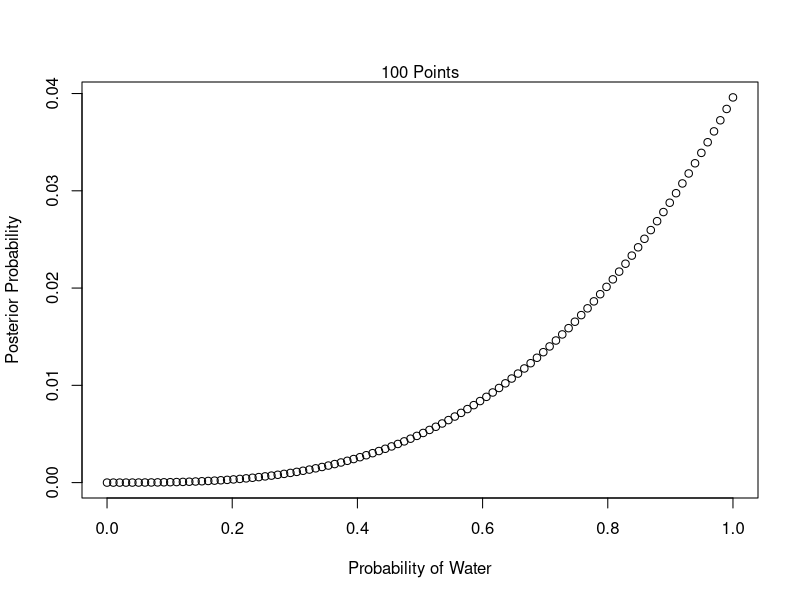
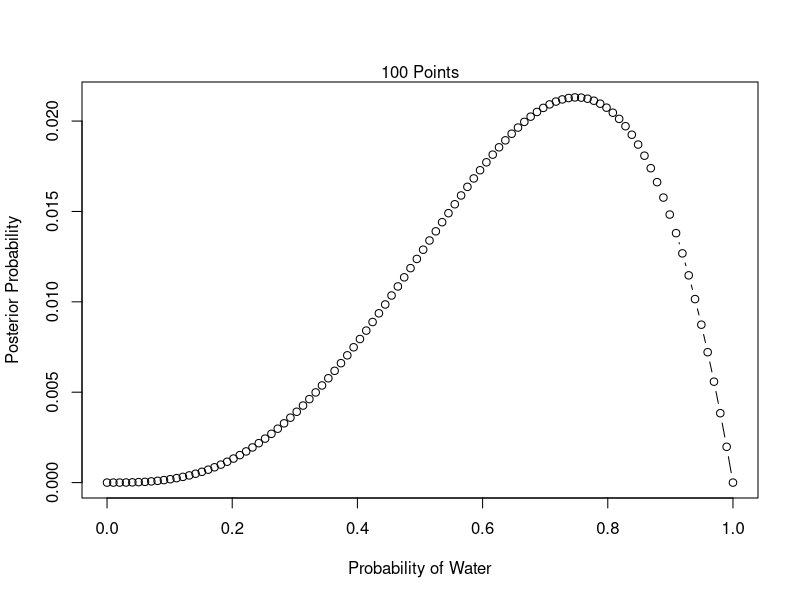
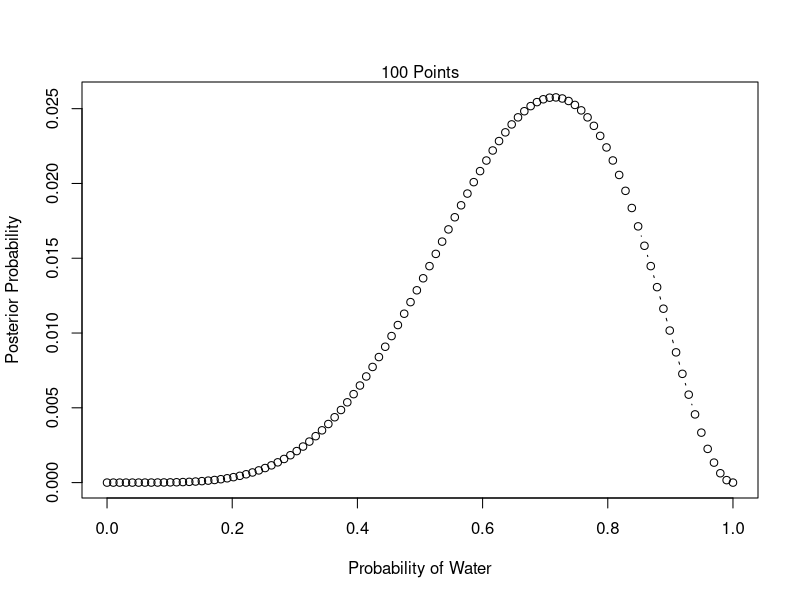
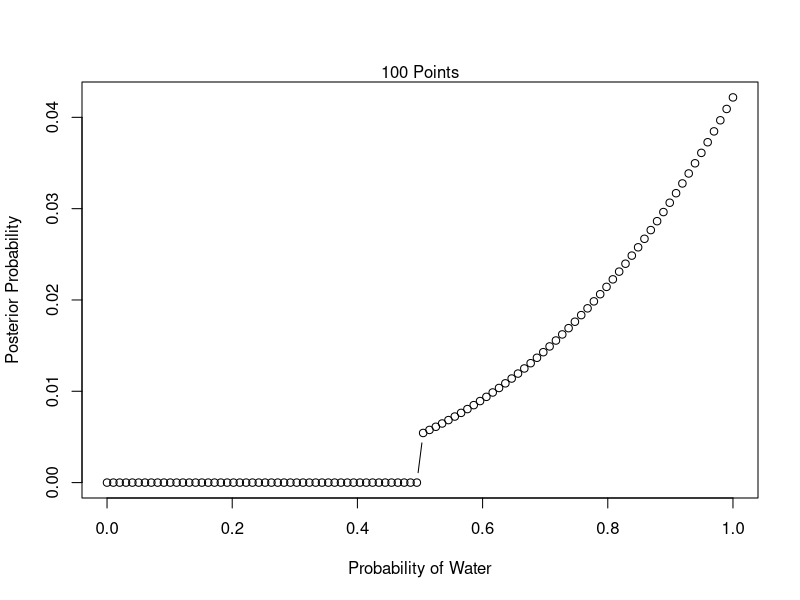
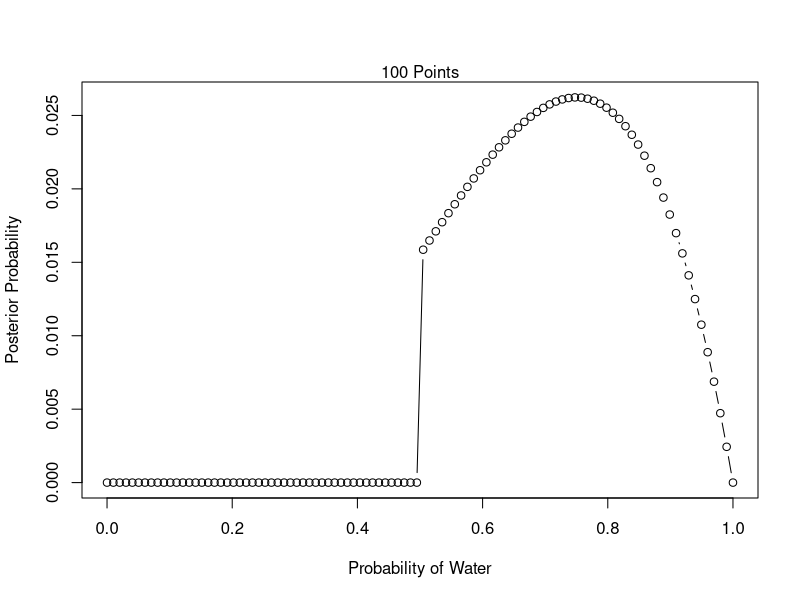
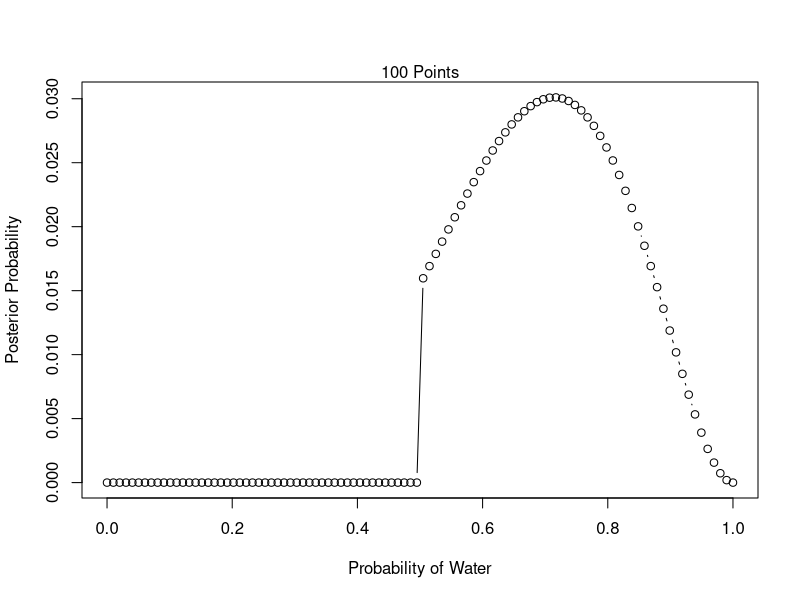

Write the R code that produced these figures, in order.
#from https://github.com/cavaunpeu/statistical-rethinking/blob/master/chapter-2/homework.R
## 2M1

p_grid <- seq(from = 0, to = 1, length.out = 100)
prior <- rep(x = 1, length = length(p_grid))

compute_posterior <- function(w, n, prior, p = p_grid) {
  likelihood <- dbinom(x = w, size = n, prob = p)
  unstandardized.posterior <- likelihood * prior
  return( unstandardized.posterior / sum(unstandardized.posterior) )
}

plot_posterior <- function(x, y) {
  plot(x = x, y = y, type="b", xlab = "Probability of Water", ylab = "Posterior Probability")
  title <- paste( length(x), "Points")
  mtext(title)
}

# (1)
w <- 3
n <- 3
posterior <- compute_posterior(w = w, n = n, prior = prior)
plot_posterior(x = p_grid, y = posterior)

# (2)
w <- 3
n <- 4
posterior <- compute_posterior(w = w, n = n, prior = prior)
plot_posterior(x = p_grid, y = posterior)

# (3)
w <- 5
n <- 7
posterior <- compute_posterior(w = w, n = n, prior = prior)
plot_posterior(x = p_grid, y = posterior)

## 2M2
prior <- ifelse(test = p_grid < .5, yes = 0, no = 1)

# (1)
w <- 3
n <- 3
posterior <- compute_posterior(w = w, n = n, prior = prior)
plot_posterior(x = p_grid, y = posterior)

# (2)
w <- 3
n <- 4
posterior <- compute_posterior(w = w, n = n, prior = prior)
plot_posterior(x = p_grid, y = posterior)

# (3)
w <- 5
n <- 7
posterior <- compute_posterior(w = w, n = n, prior = prior)
plot_posterior(x = p_grid, y = posterior)

## 2M3
prior <- c(.5, .5)
likelihood <- c(.3, 1)
unstandardized.posterior <- prior * likelihood
posterior <- unstandardized.posterior / sum(unstandardized.posterior)
round( posterior[1], 2) == .23

## 2M4
card.1.likelihood <- 2
card.2.likelihood <- 1
card.3.likelihood <- 0
likelihood <- c(card.1.likelihood, card.2.likelihood, card.3.likelihood)
prior <- rep(x = 1, length = length(likelihood))
unstandardized.posterior <- prior * likelihood
posterior <- unstandardized.posterior / sum(unstandardized.posterior)

# the probability the other size is black is equal to the probability that we've drawn card 1
posterior[1] == 2/3

## 2M5
card.1.likelihood <- 2
card.2.likelihood <- 1
card.3.likelihood <- 0
card.4.likelihood <- 2
likelihood <- c(card.1.likelihood, card.2.likelihood, card.3.likelihood, card.4.likelihood)
prior <- rep(x = 1, length = length(likelihood))
unstandardized.posterior <- prior * likelihood
posterior <- unstandardized.posterior / sum(unstandardized.posterior)

# the probability the other size is black is equal to the probability that we've drawn card 1 or 4
posterior[1] + posterior[4]

## 2M6
card.1.likelihood <- 2
card.2.likelihood <- 1
card.3.likelihood <- 0
likelihood <- c(card.1.likelihood, card.2.likelihood, card.3.likelihood)
prior <- c(1, 2, 3)
unstandardized.posterior <- prior * likelihood
posterior <- unstandardized.posterior / sum(unstandardized.posterior)

# the probability the other size is black is equal to the probability that we've drawn card 1
posterior[1] == .5

## 2M7
card.1.likelihood <- 2
card.2.likelihood <- 1
card.3.likelihood <- 0
likelihood <- c(card.1.likelihood, card.2.likelihood, card.3.likelihood)
prior <- c(1, 2, 3)
unstandardized.posterior <- prior * likelihood
posterior <- unstandardized.posterior / sum(unstandardized.posterior)

# the probability the other size is black is equal to the probability that we've drawn card 1
posterior[1] == .5

## 2M8
card.1.2.likelihood <- 2
card.2.1.likelihood <- 0
card.1.3.likelihood <- 4
card.3.1.likelihood <- 0
card.2.3.likelihood <- 2
card.3.2.likelihood <- 0

likelihood <- c(card.1.2.likelihood, card.2.1.likelihood, card.1.3.likelihood, card.3.1.likelihood, card.2.3.likelihood, card.3.2.likelihood)
prior <- rep(x = 1, length = length(likelihood))
unstandardized.posterior <- prior * likelihood
posterior <- unstandardized.posterior / sum(unstandardized.posterior)

# the probability that the other side of the first card is black is equal to the probability that the first card is card 1,
# which equals the probability that the sequence we've chosen is either (1, 2), or (1, 3)
posterior[1] + posterior[3] == .75

## 2H1

# find posterior for plausibility of each pandas species following the first birth of twins
species.1.likelihood <- .1
species.2.likelihood <- .2
likelihood <- c(species.1.likelihood, species.2.likelihood)
prior <- c(1, 1)
unstandardized.posterior <- likelihood * prior
posterior <- unstandardized.posterior / sum(unstandardized.posterior)

# probability next birth is set of twins
posterior[1] * .1 + posterior[2] * .2

## 2H2
species.1.likelihood <- .1
species.2.likelihood <- .2
likelihood <- c(species.1.likelihood, species.2.likelihood)
prior <- c(1, 1)
unstandardized.posterior <- likelihood * prior
posterior <- unstandardized.posterior / sum(unstandardized.posterior)

# probability pandas is from species 1
posterior[1]

## 2H3

species.1.likelihood <- .1 * (1 - .1)
species.2.likelihood <- .2 * (1 - .2)
likelihood <- c(species.1.likelihood, species.2.likelihood)
prior <- c(1, 1)
unstandardized.posterior <- likelihood * prior
posterior <- unstandardized.posterior / sum(unstandardized.posterior)

# probability pandas is from species 1
posterior[1]

## 2H4

# without birth information
species.1.likelihood <- .8
species.2.likelihood <- 1 - .65
likelihood <- c(species.1.likelihood, species.2.likelihood)
prior <- c(1, 1)
unstandardized.posterior <- likelihood * prior
posterior.vet.test <- unstandardized.posterior / sum(unstandardized.posterior)

# probability pandas is from species 1, given veterinarian test
posterior.vet.test[1]

# with birth information
species.1.likelihood <- .1 * (1 - .1)
species.2.likelihood <- .2 * (1 - .2)
likelihood <- c(species.1.likelihood, species.2.likelihood)
prior <- c(1, 1)
unstandardized.posterior <- likelihood * prior
posterior.birth.info <- unstandardized.posterior / sum(unstandardized.posterior)

# probability pandas is from species 1, given veterinarian test and birth information
composite.unstandardized.posterior <- posterior.vet.test * posterior.birth.info
composite.posterior <- composite.unstandardized.posterior / sum(composite.unstandardized.posterior)
composite.posterior[1]
